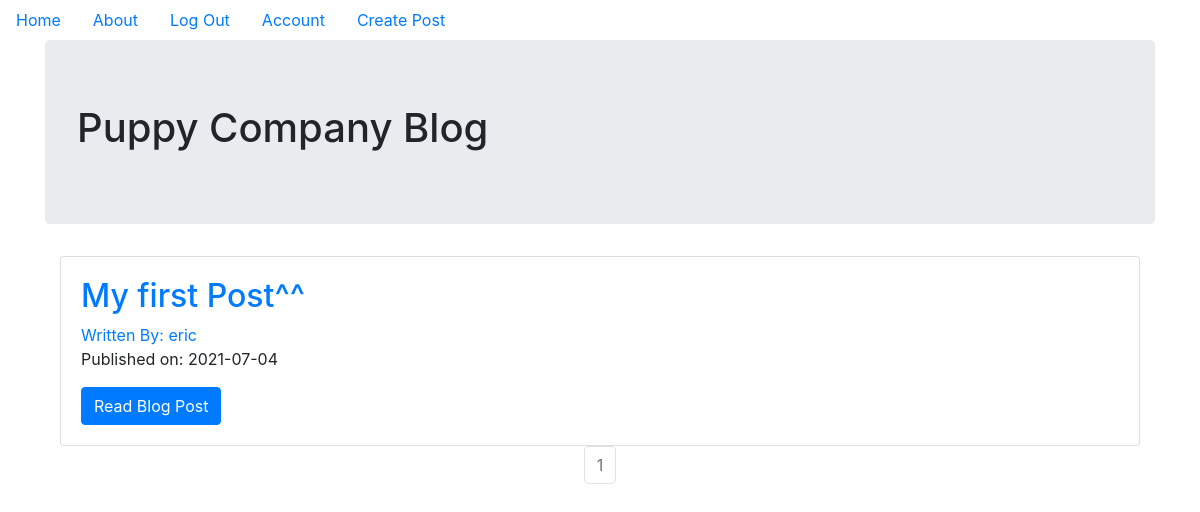
/ (signed in), run on the app's committed database.
### puppycompanyblog/models.py (models this page shows, shortened)
class BlogPost(db.Model):
    users = db.relationship(User)
    id = db.Column(db.Integer,primary_key=True)
    user_id = db.Column(db.Integer,db.ForeignKey('users.id'),nullable=False)
    date = db.Column(db.DateTime,nullable=False,default=datetime.utcnow)
    title = db.Column(db.String(140),nullable=False)
    text = db.Column(db.Text,nullable=False)

class User(db.Model,UserMixin):
    __tablename__ = 'users'
    id = db.Column(db.Integer,primary_key=True)
    profile_image = db.Column(db.String(64),nullable=False,default='default_profile.png')
    email = db.Column(db.String(64),unique=True,index=True)
    username = db.Column(db.String(64),unique=True,index=True)
    password_hash = db.Column(db.String(128))
    posts = db.relationship('BlogPost',backref='author',lazy=True)

### puppycompanyblog/core/views.py (the view)
@core.route('/')
def index():
    page = request.args.get('page', 1, type=int)
    blog_posts = BlogPost.query.order_by(BlogPost.date.desc()).paginate(page=page, per_page=10)
    return render_template('index.html',blog_posts=blog_posts)

### puppycompanyblog/models.py (called while the page is built)
@login_manager.user_loader
def load_user(user_id):
    return User.query.get(user_id)

### puppycompanyblog/templates/index.html
{% extends "base.html" %}
{% block content %}
  <div class="jumbotron">
    <h1>Puppy Company Blog</h1>
  </div>
  <div class="container">
    {% for post in blog_posts.items %}
      <div class="card">
        <div class="card-body">
          <h2> <a class='card-title' href="{{url_for('blog_posts.blog_post', blog_post_id=post.id)}}">{{post.title}}</a> </h2>
          <a href="{{url_for('users.user_posts', username=post.author.username)}}}">Written By: {{post.author.username}}</a>
          <p>Published on: {{post.date.strftime('%Y-%m-%d')}}</p>
          <a class="btn btn-primary" href="{{url_for('blog_posts.blog_post', blog_post_id=post.id)}}">Read Blog Post</a>
        </div>
      </div>
    {% endfor %}
  </div>
  <nav aria-label='Page Navigation example'>
    <ul class="pagination justify-content-center">
      {% for page_num in blog_posts.iter_pages(left_edge=1, right_edge=1, left_current=1, right_current=2) %}
        {% if blog_posts.page == page_num %}
        <li class='page-item disabled'>
            <a class="page-link" href="{{url_for('core.index', page=page_num)}}">{{page_num}}</a>
        </li>
        {% else %}
        <li class='page-item'>
          <a class="page-link" href="{{url_for('core.index', page=page_num)}}">{{page_num}}</a>
        </li>
        {% endif %}
      {% endfor %}
    </ul>
  </nav>
{% endblock %}

### data on the page
BlogPost: title "My first Post^^", author.username "eric", date "2021-07-04"

### other printed values
{{ page_num }} "1"
